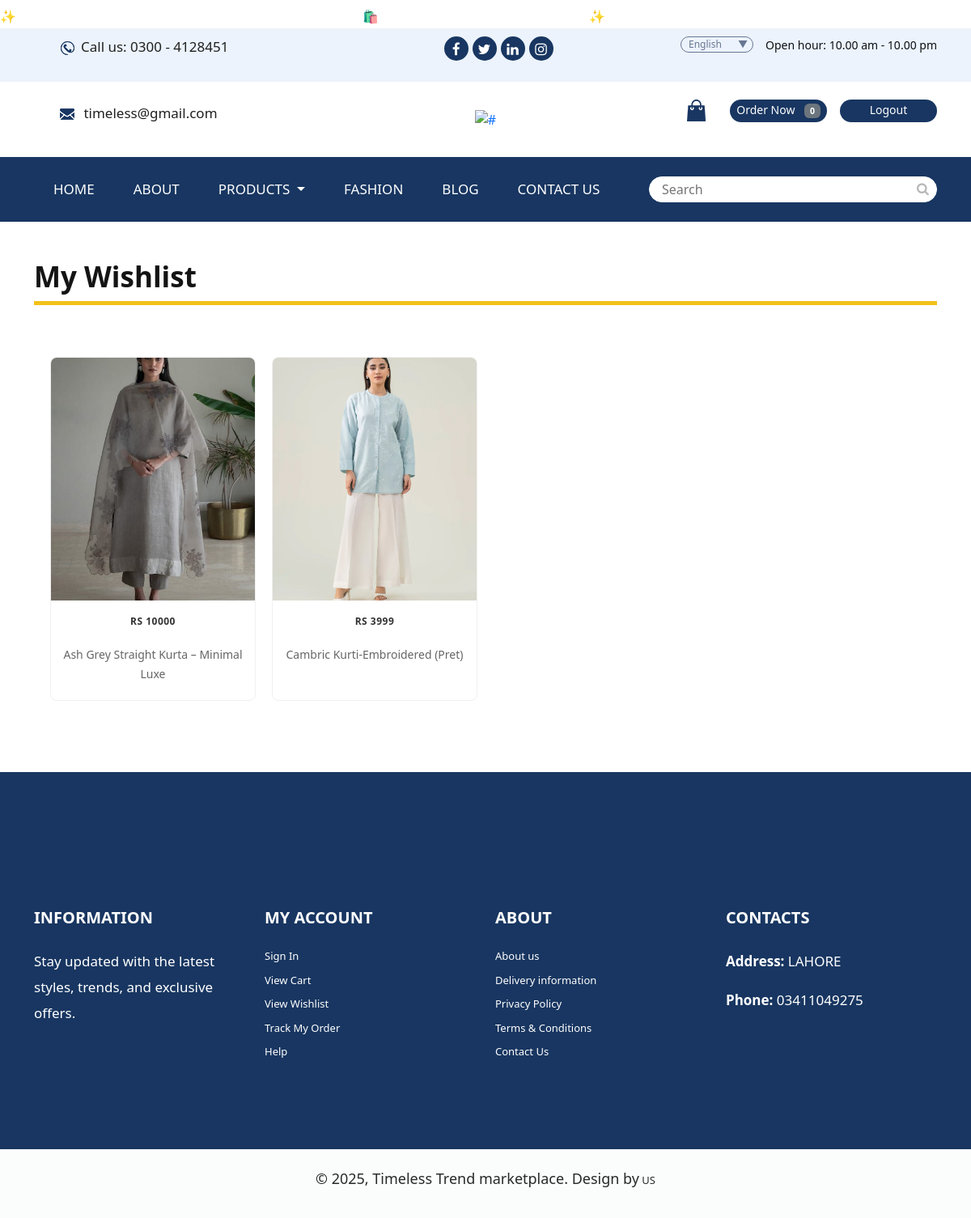
Page /wishlist/ (signed in) on the earlier database version.
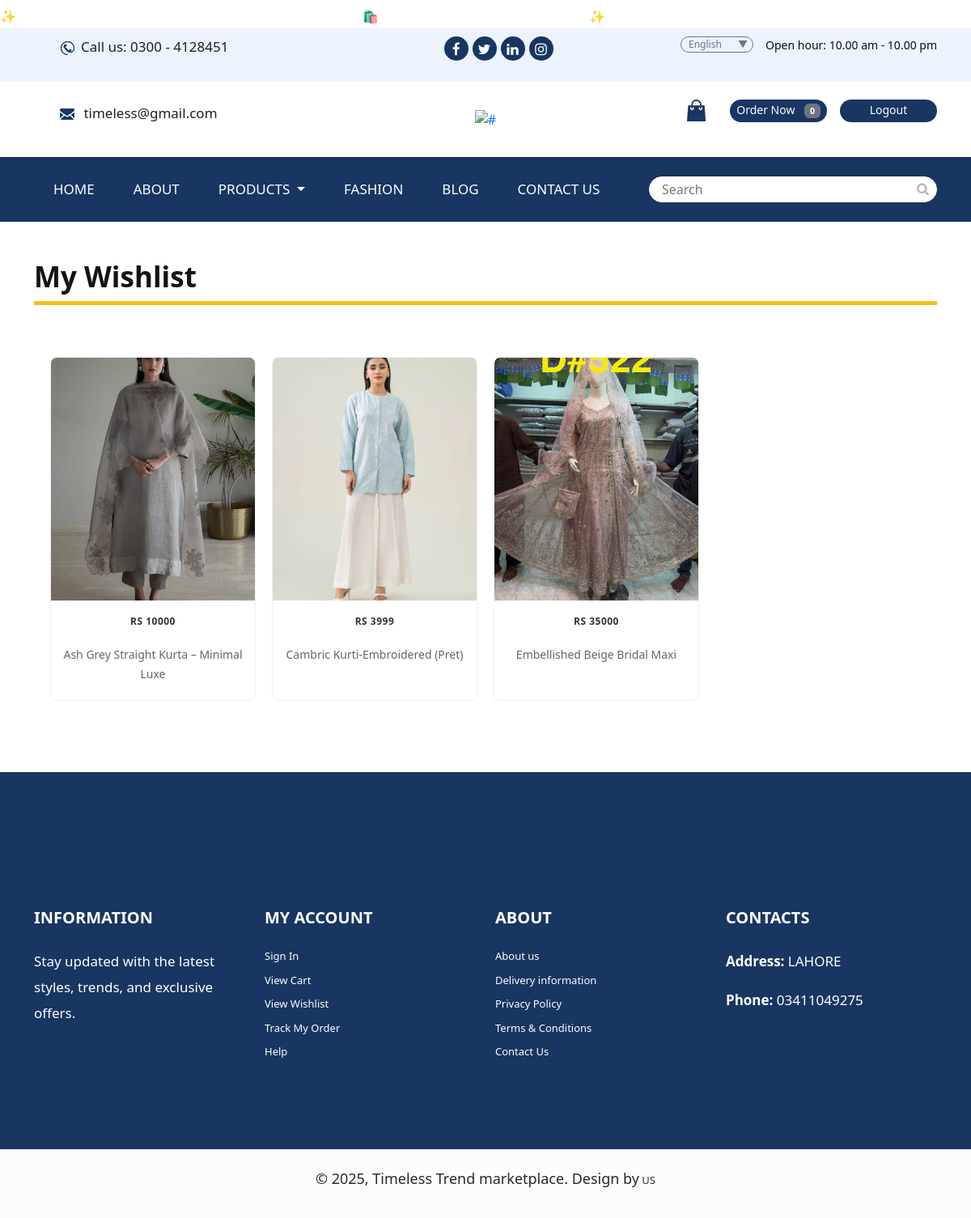
Same page on the later database version.
### app/models.py (models this page shows, shortened)
class Wishlist(models.Model):
    user = models.ForeignKey(User, on_delete=models.CASCADE)
    product = models.ForeignKey(Product, on_delete=models.CASCADE)
    added_at = models.DateTimeField(auto_now_add=True)
    class Meta:
        unique_together = ('user', 'product')  # Avoid duplicates

class Product(models.Model):
    CATEGORY_CHOICES = [
        ('formalwear', 'Formal Wear'),
        ('casualwear', 'Casual Wear'),
        ('festiveCollection', 'Festive Collection'),
        ('rental', 'Rental Wear'),
    ]
    category = models.CharField(max_length=100, choices=CATEGORY_CHOICES, default='formalwear')
    Availability = (('In Stock', 'In Stock'), ('Out of Stock', 'Out of Stock'))
    image = models.ImageField(upload_to='ecommerce/pimg')
    name = models.CharField(max_length=100)
    price = models.IntegerField()
    Availability = models.CharField(choices=Availability, null=True, max_length=100)
    date = models.DateField(auto_now_add=True)
    description = models.TextField(blank=True, null=True)
    shirt_details = models.TextField(blank=True, null=True)
    trouser_details = models.TextField(blank=True, null=True)
    fabric = models.CharField(max_length=100, blank=True, null=True)
    color = models.CharField(max_length=50, blank=True, null=True)
    color_hex = models.CharField(max_length=7, blank=True, null=True, default='#FFFFFF')
    weight = models.CharField(max_length=50, blank=True, null=True)
    care_instructions = models.TextField(blank=True, null=True)
    disclaimer = models.TextField(blank=True, null=True)
    available_sizes = models.ManyToManyField(Size)

### commerce/views.py (the view)
# urls.py: path('wishlist/', views.view_wishlist, name='wishlist'),
@login_required
def view_wishlist(request):
    wishlist_items = Wishlist.objects.filter(user=request.user)
    return render(request, 'wishlist.html', {'wishlist_items': wishlist_items})

### templates/wishlist.html (shortened to what this page needs)
{% extends 'master.html' %}
{% block body %}
<div class="container py-5">
    <h2 class="mb-4">My Wishlist</h2>
  {% if wishlist_items %}
    <div class="product-grid-container">
      {% for item in wishlist_items %}
        <div class="product-card">
          <div class="product-image">
            <a href="{% url 'product_detail' item.product.id %}">
              <img src="{{ item.product.image.url }}" alt="{{ item.product.name }}" style="height: 300px; width: 100%; object-fit: cover;">
            </a>
          </div>
          <div class="product-info">
            <h3 class="product-title">Rs {{ item.product.price }}</h3>
            <p class="product-price">{{ item.product.name }}</p>
          </div>
        </div>
      {% endfor %}
    </div>
  {% else %}
    <p>You haven’t added anything to your wishlist yet.</p>
  {% endif %}
</div>
{% endblock %}

### templates/master.html (shortened to what this page needs)
<!DOCTYPE html>
<html lang="en">
   <head>
       {% load static %}
       {% load cart_tag %}
      <link rel="stylesheet" href="/static/css/bootstrap.min.css">
      <link rel="stylesheet" href="/static/css/style.css">
      <link rel="stylesheet" href="/static/css/responsive.css">
      <link rel="stylesheet" href="/static/css/jquery.mCustomScrollbar.min.css">
       <link href="https://cdn.jsdelivr.net/npm/bootstrap@5.3.6/dist/css/bootstrap.min.css" rel="stylesheet">
      <link rel="stylesheet" href="https://netdna.bootstrapcdn.com/font-awesome/4.0.3/css/font-awesome.css">
      <link rel="stylesheet" href="https://cdnjs.cloudflare.com/ajax/libs/fancybox/2.1.5/jquery.fancybox.min.css" media="screen">
   </head>
   <body class="main-layout">
      <marquee bgcolor="#000" loop="-1" scrollamount="-5" width="100%" style="margin-bottom: -5px; color:#fff; height: 40px; line-height: 40px;">
         ✨ Shop your favorites now & indulge in timeless elegance! 🛍️ Don't miss out on exclusive deals! ✨
      </marquee>
      <header>
         <div class="header">
            <div class="header_top d_none1">
               <div class="container">
                  <div class="row">
                     <div class="col-md-4">
                        <ul class="conta_icon ">
                           <li><a href="#"><img src="/static/images/call.png" alt="#"/>Call us: 0300 - 4128451</a> </li>
                        </ul>
                     </div>
                     <div class="col-md-4">
                        <ul class="social_icon">
                           <li> <a href="#"><i class="fa fa-facebook" aria-hidden="true"></i>
                              </a>
                           </li>
                           <li> <a href="#"><i class="fa fa-twitter"></i></a></li>
                           <li> <a href="#"> <i class="fa fa-linkedin" aria-hidden="true"></i></a></li>
                           <li> <a href="#"><i class="fa fa-instagram" aria-hidden="true"></i>
                              </a>
                           </li>
                        </ul>
                     </div>
                     <div class="col-md-4">
                        <div class="se_fonr1">
                           <form action="#" >
                              <div class="select-box">
                                 <label for="select-box1" class="label select-box1"><span class="label-desc">English</span> </label>
                              </div>
                           </form>
                           <span class="time_o"> Open hour: 10.00 am - 10.00 pm</span>
                        </div>
                     </div>
                  </div>
               </div>
            </div>
            <div class="header_midil">
               <div class="container">
                  <div class="row d_flex">
                     <div class="col-md-4">
                        <ul class="conta_icon d_none1">
                           <li>
                          <a href="https://mail.google.com/mail/?view=cm&fs=1&to=timeless@gmail.com" target="_blank">
                            <img src="/static/images/email.png" alt="Email Icon"/> timeless@gmail.com
                          </a>
                        </ul>
                     </div>
                     <div class="col-md-4">
                        <a class="logo" href=""><img src="/static/images/logo1.png" alt="#"/></a>
                     </div>
                     <div class="col-md-4">
                        <ul class="right_icon d_none1">
                           <li><a href="{% url 'wishlist' %}"><img src="/static/images/shopping.png" alt="#"/></a> </li>
                           <a href="/cart/cart-detail/" class="order">
    Order Now
    <span class="badge badge-secondary ms-2">{{request.session.cart|length}}</span>
</a>
                          {% if user.is_authenticated %}
                           <a href="{% url 'logout' %}" class="order ms-3">Logout</a>
                           {% else %}
                           <a href="{% url 'login'%}" class="order ms-3">Login</a>
                           {% endif %}
                        </ul>
                     </div>
                  </div>
               </div>
            </div>
            <div class="header_bottom">
               <div class="container">
                  <div class="row">
                     <div class="col-xl-8 col-lg-8 col-md-8 col-sm-8">
                        <nav class="navigation navbar navbar-expand-md navbar-dark ">
                           <div>
                               <div class="collapse navbar-collapse" id="navbarsExample04">
   <ul class="navbar-nav mr-auto">
                           <li class="nav-item {% if request.path == '/' %}active{% endif %}">
                              <a class="nav-link" href="{% url 'index' %}">Home</a>
                           </li>
                           <li class="nav-item {% if request.path == '/about/' %}active{% endif %}">
                              <a class="nav-link" href="{% url 'about' %}">About</a>
                           </li>
                           <li class="nav-item dropdown position-relative {% if '/product' in request.path or '/category/' in request.path %}active{% endif %}">
                          <a class="nav-link dropdown-toggle" href="{% url 'product' %}" id="productsDropdown">
                            Products
                          </a>
                        </li>
                           <li class="nav-item {% if request.path == '/color-recommender/' %}active{% endif %}">
                              <a class="nav-link" href="{% url 'color_recommender' %}">Fashion</a>
                           </li>
                           <li class="nav-item {% if request.path == '/news/' %}active{% endif %}">
                              <a class="nav-link" href="/news/">Blog</a>
                           </li>
                           <li class="nav-item {% if request.path == '/contact_us/' %}active{% endif %}">
                              <a class="nav-link" href="/contact_us/">Contact Us</a>
                           </li>
                        </ul>
                               </div>
                           </div>
                        </nav>
                     </div>
                     <div class="col-md-4">
                        <div class="search">
                          <form method="get" action="/search/">
  <input class="form_sea" type="text" placeholder="Search" name="query">
  <button type="submit" class="seach_icon"><i class="fa fa-search"></i></button>
</form>
                        </div>
                     </div>
                  </div>
               </div>
            </div>
         </div>
      </header>
    {% block body %} {% endblock %}
      <footer>
         <div class="footer">
            <div class="container">
               <div class="row">
                  <div class="col-md-3">
                     <div class="inror_box">
                        <h3>INFORMATION </h3>
                        <p>Stay updated with the latest styles, trends, and exclusive offers.</p>
                     </div>
                  </div>
                  <div class="col-md-3">
                     <div class="inror_box">
                        <h3>MY ACCOUNT </h3>
                        <a href="{% url 'login' %}">Sign In</a>
                       <a href="{% url 'cart_detail' %}">View Cart</a>
                        <a href="{% url 'wishlist' %}"> View Wishlist</a>
                        <a href="{% url 'order' %}"> Track My Order</a>
                        <a href="{% url 'chat_page' %}">Help</a>
                     </div>
                  </div>
                  <div class="col-md-3">
                     <div class="inror_box">
                        <h3>ABOUT  </h3>
                        <a href="{% url 'about' %}"> About us</a>
                        <a href="{% url 'delivery_info' %}"> Delivery information</a>
<a href="#" data-toggle="modal" data-target="#privacyModal">Privacy Policy</a>
<a href="#" data-toggle="modal" data-target="#termsModal">Terms & Conditions</a>
                        <a href="{% url 'contact_page' %}">Contact Us</a>
                     </div>
                  </div>
                  <div class="col-md-3">
                     <div class="inror_box">
                        <h3>CONTACTS</h3>
                        <p><strong>Address: </strong> LAHORE</p>
                        <p><strong>Phone:</strong> 03411049275</p>
                     </div>
                  </div>
               </div>
            </div>
            <div class="copyright">
               <div class="container">
                  <div class="row">
                     <div class="col-md-12">
                        <p>© 2025, Timeless Trend marketplace. Design by<a href="https://html.design/"> US</a></p>
                     </div>
                  </div>
               </div>
            </div>
         </div>
      </footer>
   </body>
</html>

### static/css/icomoon.css (style rules this page uses)
body { background: #fff; }

Differences in the rows shown:
added Wishlist: product.image (picture), product.price "35000", product.name "Embellished Beige Bridal Maxi"
